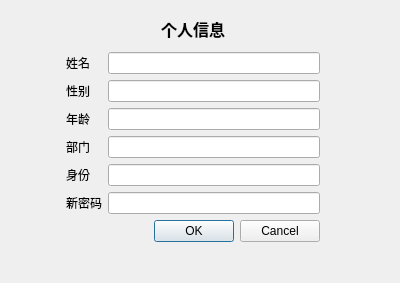
<?xml version="1.0" encoding="UTF-8"?>
<ui version="4.0">
 <class>Form</class>
 <widget class="QWidget" name="Form">
  <property name="geometry">
   <rect>
    <x>0</x>
    <y>0</y>
    <width>400</width>
    <height>283</height>
   </rect>
  </property>
  <property name="windowTitle">
   <string>Form</string>
  </property>
  <widget class="QWidget" name="layoutWidget">
   <property name="geometry">
    <rect>
     <x>66</x>
     <y>12</y>
     <width>254</width>
     <height>230</height>
    </rect>
   </property>
   <layout class="QVBoxLayout" name="verticalLayout">
    <item>
     <widget class="QLabel" name="label_7">
      <property name="text">
       <string>&lt;html&gt;&lt;head/&gt;&lt;body&gt;&lt;p align=&quot;center&quot;&gt;&lt;span style=&quot; font-size:12pt; font-weight:600;&quot;&gt;个人信息&lt;/span&gt;&lt;/p&gt;&lt;/body&gt;&lt;/html&gt;</string>
      </property>
     </widget>
    </item>
    <item>
     <layout class="QFormLayout" name="formLayout">
      <item row="0" column="0">
       <widget class="QLabel" name="label">
        <property name="text">
         <string>姓名</string>
        </property>
       </widget>
      </item>
      <item row="0" column="1">
       <widget class="QLineEdit" name="lineEdit"/>
      </item>
      <item row="1" column="0">
       <widget class="QLabel" name="label_2">
        <property name="text">
         <string>性别</string>
        </property>
       </widget>
      </item>
      <item row="1" column="1">
       <widget class="QLineEdit" name="lineEdit_2"/>
      </item>
      <item row="2" column="0">
       <widget class="QLabel" name="label_3">
        <property name="text">
         <string>年龄</string>
        </property>
       </widget>
      </item>
      <item row="2" column="1">
       <widget class="QLineEdit" name="lineEdit_3"/>
      </item>
      <item row="3" column="0">
       <widget class="QLabel" name="label_4">
        <property name="text">
         <string>部门</string>
        </property>
       </widget>
      </item>
      <item row="3" column="1">
       <widget class="QLineEdit" name="lineEdit_4"/>
      </item>
      <item row="4" column="0">
       <widget class="QLabel" name="label_5">
        <property name="text">
         <string>身份</string>
        </property>
       </widget>
      </item>
      <item row="4" column="1">
       <widget class="QLineEdit" name="lineEdit_5"/>
      </item>
      <item row="5" column="0">
       <widget class="QLabel" name="label_6">
        <property name="text">
         <string>新密码</string>
        </property>
       </widget>
      </item>
      <item row="5" column="1">
       <widget class="QLineEdit" name="lineEdit_6"/>
      </item>
     </layout>
    </item>
    <item>
     <widget class="QDialogButtonBox" name="buttonBox">
      <property name="standardButtons">
       <set>QDialogButtonBox::Cancel|QDialogButtonBox::Ok</set>
      </property>
     </widget>
    </item>
   </layout>
  </widget>
 </widget>
 <resources/>
 <connections>
  <connection>
   <sender>buttonBox</sender>
   <signal>rejected()</signal>
   <receiver>lineEdit</receiver>
   <slot>clear()</slot>
   <hints>
    <hint type="sourcelabel">
     <x>192</x>
     <y>226</y>
    </hint>
    <hint type="destinationlabel">
     <x>211</x>
     <y>54</y>
    </hint>
   </hints>
  </connection>
  <connection>
   <sender>buttonBox</sender>
   <signal>rejected()</signal>
   <receiver>lineEdit_5</receiver>
   <slot>clear()</slot>
   <hints>
    <hint type="sourcelabel">
     <x>192</x>
     <y>226</y>
    </hint>
    <hint type="destinationlabel">
     <x>211</x>
     <y>166</y>
    </hint>
   </hints>
  </connection>
  <connection>
   <sender>buttonBox</sender>
   <signal>rejected()</signal>
   <receiver>lineEdit_4</receiver>
   <slot>clear()</slot>
   <hints>
    <hint type="sourcelabel">
     <x>192</x>
     <y>226</y>
    </hint>
    <hint type="destinationlabel">
     <x>211</x>
     <y>138</y>
    </hint>
   </hints>
  </connection>
  <connection>
   <sender>buttonBox</sender>
   <signal>rejected()</signal>
   <receiver>lineEdit_3</receiver>
   <slot>clear()</slot>
   <hints>
    <hint type="sourcelabel">
     <x>192</x>
     <y>226</y>
    </hint>
    <hint type="destinationlabel">
     <x>211</x>
     <y>110</y>
    </hint>
   </hints>
  </connection>
  <connection>
   <sender>buttonBox</sender>
   <signal>rejected()</signal>
   <receiver>lineEdit_2</receiver>
   <slot>clear()</slot>
   <hints>
    <hint type="sourcelabel">
     <x>192</x>
     <y>226</y>
    </hint>
    <hint type="destinationlabel">
     <x>211</x>
     <y>82</y>
    </hint>
   </hints>
  </connection>
  <connection>
   <sender>buttonBox</sender>
   <signal>rejected()</signal>
   <receiver>lineEdit_6</receiver>
   <slot>clear()</slot>
   <hints>
    <hint type="sourcelabel">
     <x>192</x>
     <y>226</y>
    </hint>
    <hint type="destinationlabel">
     <x>211</x>
     <y>194</y>
    </hint>
   </hints>
  </connection>
 </connections>
</ui>
